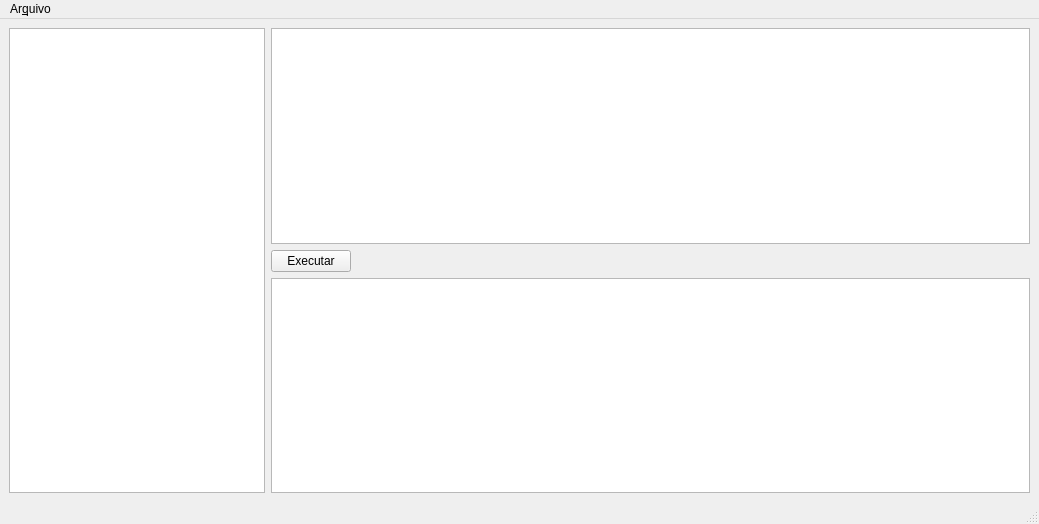
<?xml version="1.0" encoding="UTF-8"?>
<ui version="4.0">
 <class>MainWindow</class>
 <widget class="QMainWindow" name="MainWindow">
  <property name="geometry">
   <rect>
    <x>0</x>
    <y>0</y>
    <width>1039</width>
    <height>524</height>
   </rect>
  </property>
  <property name="windowTitle">
   <string>kquery</string>
  </property>
  <widget class="QWidget" name="centralwidget">
   <layout class="QHBoxLayout" name="horizontalLayout_2">
    <item>
     <widget class="QTreeView" name="tables">
      <property name="sizePolicy">
       <sizepolicy hsizetype="Fixed" vsizetype="Expanding">
        <horstretch>0</horstretch>
        <verstretch>0</verstretch>
       </sizepolicy>
      </property>
     </widget>
    </item>
    <item>
     <layout class="QVBoxLayout" name="verticalLayout">
      <item>
       <widget class="QPlainTextEdit" name="queryeditor"/>
      </item>
      <item>
       <layout class="QHBoxLayout" name="horizontalLayout">
        <item>
         <widget class="QPushButton" name="executequery">
          <property name="text">
           <string>Executar</string>
          </property>
          <property name="shortcut">
           <string>Ctrl+Return</string>
          </property>
         </widget>
        </item>
        <item>
         <spacer name="horizontalSpacer">
          <property name="orientation">
           <enum>Qt::Horizontal</enum>
          </property>
          <property name="sizeHint" stdset="0">
           <size>
            <width>40</width>
            <height>20</height>
           </size>
          </property>
         </spacer>
        </item>
       </layout>
      </item>
      <item>
       <widget class="QTableView" name="tableresults"/>
      </item>
     </layout>
    </item>
   </layout>
  </widget>
  <widget class="QStatusBar" name="statusbar"/>
  <widget class="QMenuBar" name="menubar">
   <property name="geometry">
    <rect>
     <x>0</x>
     <y>0</y>
     <width>1039</width>
     <height>30</height>
    </rect>
   </property>
   <widget class="QMenu" name="menuFile">
    <property name="title">
     <string>Ar&amp;quivo</string>
    </property>
    <addaction name="actionConex_es"/>
    <addaction name="actionAbrir"/>
    <addaction name="actionSalvar"/>
    <addaction name="actionSalvar_como"/>
    <addaction name="separator"/>
    <addaction name="actionQuit"/>
   </widget>
   <addaction name="menuFile"/>
  </widget>
  <action name="actionQuit">
   <property name="text">
    <string>&amp;Sair</string>
   </property>
   <property name="shortcut">
    <string>Ctrl+Q</string>
   </property>
  </action>
  <action name="actionConex_es">
   <property name="text">
    <string>&amp;Conexões</string>
   </property>
   <property name="shortcut">
    <string>Ctrl+Alt+C</string>
   </property>
  </action>
  <action name="actionAbrir">
   <property name="text">
    <string>&amp;Abrir</string>
   </property>
  </action>
  <action name="actionSalvar">
   <property name="text">
    <string>Sa&amp;lvar</string>
   </property>
   <property name="shortcut">
    <string>Ctrl+S</string>
   </property>
  </action>
  <action name="actionSalvar_como">
   <property name="text">
    <string>Sal&amp;var como...</string>
   </property>
  </action>
 </widget>
 <resources/>
 <connections>
  <connection>
   <sender>actionQuit</sender>
   <signal>triggered()</signal>
   <receiver>MainWindow</receiver>
   <slot>close()</slot>
   <hints>
    <hint type="sourcelabel">
     <x>-1</x>
     <y>-1</y>
    </hint>
    <hint type="destinationlabel">
     <x>146</x>
     <y>66</y>
    </hint>
   </hints>
  </connection>
 </connections>
</ui>
